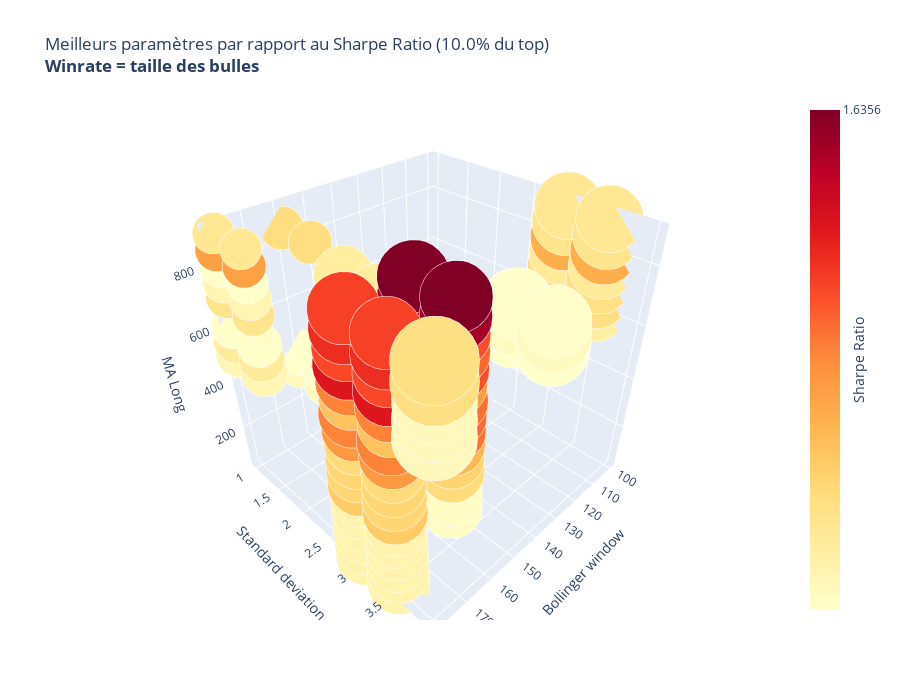

The code cell stored with this chart in its notebook:
### Code cell
# Visualisation 3D des paramètres
import plotly.graph_objects as go

dt_3d=pd.read_csv("optimize/optimizer_BTC_1h_v1_large.csv")

# Echantillon à garder
quantile = 0.9

# Ne garder que les 30% des valeurs les plus hautes du Sharpe ratio
dt_3d_filtered = dt_3d[dt_3d['sharpe_ratio'] > dt_3d['sharpe_ratio'].quantile(quantile)]
# dt_3d_filtered = dt_3d[dt_3d['win_rate'] > dt_3d['win_rate'].quantile(quantile)]

fig = go.Figure(data=[go.Scatter3d(
    x=dt_3d_filtered['bol_window'], 
    y=dt_3d_filtered['bol_std'], 
    z=dt_3d_filtered['long_ma'], 
    mode='markers',
    marker=dict(size=dt_3d_filtered['win_rate'], sizemode='diameter', sizeref=1,
                color=dt_3d_filtered['sharpe_ratio'], colorscale='ylorrd', opacity=1,
                colorbar=dict(title='Sharpe Ratio', titleside='right',tickmode='array',
                tickvals=[dt_3d['sharpe_ratio'].min(),dt_3d['sharpe_ratio'].max()], 
                ticktext=[round(dt_3d_filtered['sharpe_ratio'].min(), 4), round(dt_3d_filtered['sharpe_ratio'].max(),4)]))
)])

# 'tealrose', 'tempo', 'temps', 'thermal', 'tropic', 'turbid','turbo', 'twilight', 'viridis', 'ylgn', 'ylgnbu', 'ylorbr','ylorrd

# Mise en évidence des paramètres les plus hauts
# fig.add_trace(go.Scatter3d(x=[65,65], y=[3,3], z=[dt_3d_filtered['long_ma'].min(), dt_3d_filtered['long_ma'].max()], mode='lines', line=dict(color='red')))

fig.update_layout(
    width=900, height=700,
    title='Meilleurs paramètres par rapport au Sharpe Ratio ('+ str(100-(quantile*100)) + '% du top)<br><b>Winrate = taille des bulles',
    scene = dict(
                xaxis_title='Bollinger window',
                yaxis_title='Standard deviation ',
                zaxis_title='MA Long'
                )
)

fig.show()

### Figure 1 — Plotly figure (JSON) as saved in the notebook; plotly's stock layout.template omitted (floating-point values rounded to 4 significant figures)
{"data": [{"marker": {"color": [1.636, 1.636, 1.612, 1.612, 1.557, 1.557, 1.534, 1.534, 1.517, 1.517, 1.513, 1.513, 1.509, 1.509, 1.509, 1.509, 1.49, 1.49, 1.488, 1.488, 1.485, 1.485, 1.485, 1.485, 1.471, 1.471, 1.471, 1.471, 1.45, 1.45, 1.449, 1.449, 1.441, 1.441, 1.425, 1.425, 1.415, 1.415, 1.403, 1.403, 1.394, 1.394, 1.384, 1.384, 1.38, 1.38, 1.38, 1.38, 1.373, 1.373, 1.373, 1.373, 1.368, 1.368, 1.366, 1.366, 1.364, 1.364, 1.362, 1.362, 1.354, 1.354, 1.354, 1.354, 1.349, 1.349, 1.348, 1.348, 1.341, 1.341, 1.34, 1.34, 1.335, 1.335, 1.331, 1.331, 1.322, 1.322, 1.322, 1.322, 1.322, 1.322, 1.322, 1.322, 1.322, 1.322, 1.322, 1.322, 1.318, 1.318, 1.314, 1.314, 1.309, 1.309, 1.308, 1.308, 1.308, 1.305, 1.305, 1.301, 1.301, 1.301, 1.301, 1.296, 1.296, 1.295, 1.295, 1.293, 1.293, 1.293, 1.293, 1.293, 1.293], "colorbar": {"tickmode": "array", "ticktext": [1.293, 1.636], "tickvals": [-0.7984, 1.636], "title": {"side": "right", "text": "Sharpe Ratio"}}, "colorscale": [[0, "rgb(255,255,204)"], [0.125, "rgb(255,237,160)"], [0.25, "rgb(254,217,118)"], [0.375, "rgb(254,178,76)"], [0.5, "rgb(253,141,60)"], [0.625, "rgb(252,78,42)"], [0.75, "rgb(227,26,28)"], [0.875, "rgb(189,0,38)"], [1, "rgb(128,0,38)"]], "opacity": 1, "size": [50.91, 50.91, 50.88, 50.88, 50.94, 50.94, 52, 52, 51.02, 51.02, 50, 50, 49.15, 49.15, 48.39, 48.39, 49.18, 49.18, 46.38, 46.38, 47.76, 47.76, 45.71, 45.71, 49.09, 49.09, 49.15, 49.15, 46.77, 46.77, 46.15, 46.15, 30.28, 30.28, 47.19, 47.19, 45.07, 45.07, 46.55, 46.55, 45.31, 45.31, 44.44, 44.44, 45.31, 45.31, 45.31, 45.31, 45.31, 45.31, 45.21, 45.21, 30.38, 30.38, 45.83, 45.83, 62.5, 62.5, 45.74, 45.74, 47.73, 47.73, 29.45, 29.45, 47.13, 47.13, 29.08, 29.08, 46.24, 46.24, 31.85, 31.85, 41.07, 41.07, 45, 45, 43.28, 43.28, 43.28, 43.28, 43.28, 43.28, 43.28, 43.28, 43.28, 43.28, 43.28, 43.28, 29.45, 29.45, 32.72, 32.72, 32.47, 32.47, 60, 60, 60, 52.33, 52.33, 43.42, 43.42, 43.42, 43.42, 31.17, 31.17, 50.6, 50.6, 32.26, 32.26, 29.17, 29.17, 51.14, 51.14], "sizemode": "diameter", "sizeref": 1}, "mode": "markers", "type": "scatter3d", "x": [160, 160, 160, 160, 180, 180, 180, 180, 180, 180, 180, 180, 160, 160, 160, 160, 160, 160, 160, 160, 160, 160, 160, 160, 180, 180, 180, 180, 180, 180, 160, 160, 180, 180, 100, 100, 160, 160, 180, 180, 180, 180, 160, 160, 180, 180, 180, 180, 180, 180, 160, 160, 160, 160, 100, 100, 180, 180, 100, 100, 100, 100, 180, 180, 100, 100, 180, 180, 100, 100, 180, 180, 160, 160, 100, 100, 180, 180, 180, 180, 180, 180, 180, 180, 180, 180, 180, 180, 180, 180, 180, 180, 160, 160, 180, 180, 180, 120, 120, 160, 160, 160, 160, 180, 180, 120, 120, 160, 160, 180, 180, 120, 120], "y": [3, 3.5, 3, 3.5, 3, 3.5, 3, 3.5, 3, 3.5, 3, 3.5, 3, 3.5, 3, 3.5, 3, 3.5, 3, 3.5, 3, 3.5, 3, 3.5, 3, 3.5, 3, 3.5, 3, 3.5, 3, 3.5, 1, 1.5, 3, 3.5, 3, 3.5, 3, 3.5, 3, 3.5, 3, 3.5, 3, 3, 3.5, 3.5, 3, 3.5, 3, 3.5, 1, 1.5, 3, 3.5, 4, 4, 3, 3.5, 3, 3.5, 1, 1.5, 3, 3.5, 1, 1.5, 3, 3.5, 1, 1.5, 2, 2.5, 3, 3.5, 3, 3, 3, 3, 3, 3, 3.5, 3.5, 3.5, 3.5, 3.5, 3.5, 1, 1.5, 1, 1.5, 1, 1.5, 4, 4, 4, 3, 3.5, 3, 3, 3.5, 3.5, 1, 1.5, 3, 3.5, 1, 1.5, 1, 1.5, 3, 3.5], "z": [900, 900, 850, 850, 750, 750, 850, 850, 900, 900, 800, 800, 800, 800, 700, 700, 750, 750, 550, 550, 600, 600, 500, 500, 700, 700, 600, 600, 550, 550, 650, 650, 850, 850, 800, 800, 450, 450, 650, 650, 350, 350, 400, 400, 400, 450, 400, 450, 500, 500, 350, 350, 850, 850, 650, 650, 850, 900, 700, 700, 850, 850, 700, 700, 900, 900, 900, 900, 750, 750, 550, 550, 800, 800, 600, 600, 50, 100, 150, 200, 250, 300, 50, 100, 150, 200, 250, 300, 750, 750, 500, 500, 350, 350, 700, 750, 800, 600, 600, 200, 250, 200, 250, 600, 600, 650, 650, 400, 400, 800, 800, 550, 550]}], "layout": {"height": 700, "scene": {"xaxis": {"title": {"text": "Bollinger window"}}, "yaxis": {"title": {"text": "Standard deviation "}}, "zaxis": {"title": {"text": "MA Long"}}}, "title": {"text": "Meilleurs paramètres par rapport au Sharpe Ratio (10.0% du top)<br><b>Winrate = taille des bulles"}, "width": 900}}
